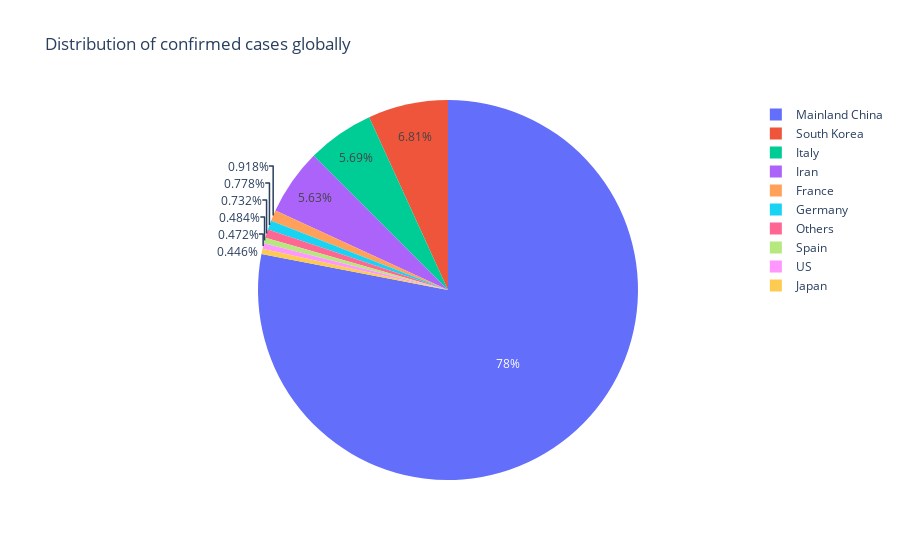

Source (notebook cell):
### Markdown cell above
#### Q3. How the confirmed cases are distributed globally over various regions?

### Code cell
fig = px.pie(data, values='confirmed', names='country', title='Distribution of confirmed cases globally')
fig.show()

### Figure 1 — Plotly figure (JSON) as saved in the notebook; plotly's stock layout.template omitted (floating-point values rounded to 4 significant figures)
{"data": [{"domain": {"x": [0, 1], "y": [0, 1]}, "hoverlabel": {"namelength": 0}, "hovertemplate": "country=%{label}<br>confirmed=%{value}", "labels": ["Mainland China", "South Korea", "Italy", "Iran", "France", "Germany", "Others", "Spain", "US", "Japan"], "legendgroup": "", "name": "", "showlegend": true, "type": "pie", "values": [80652, 7041, 5883, 5823, 949, 804, 757, 500, 488, 461]}], "layout": {"legend": {"tracegroupgap": 0}, "title": {"text": "Distribution of confirmed cases globally"}}}
